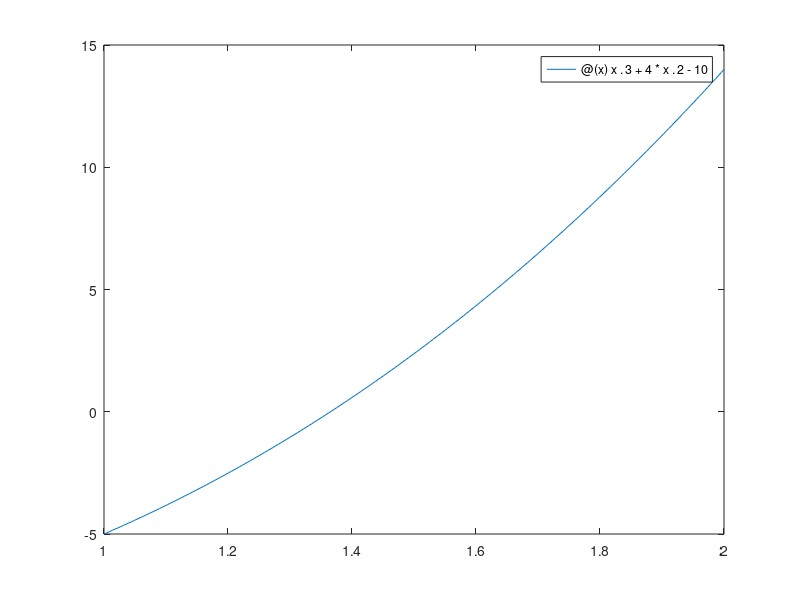

Here is the MATLAB script that generated this plot: (Note: this script raises an error after producing the figure.)
%% Ex 2

%% b1

f=@(x)x.^3+4*x.^2-10
figure(1)
fplot(f,[1,2])
hold on
fplot(0,[1,2])
legend('f','Ox')

%% b2

syms xs
fs=symfun(xs^3+4*xs^2-10,xs)
x_star=double(solve(fs==0))
% x_star=x_star(1)
x_star=x_star(imag(x_star)==0 & real(x_star)>=1 & real(x_star)<=2)


%% b3

phi{1}=symfun(-xs^3-4*xs^2+xs+10,xs);
phi{2}=symfun(sqrt(10/xs-4*xs),xs);
phi{3}=symfun(1/2*sqrt(10-xs^3),xs);
phi{4}=symfun(sqrt(10/(xs+4)),xs);

for j=1:4
    dphi{j}=abs(diff(phi{j}));
end

%%

figure(2)
for j=1:4
    subplot(2,4,j)
    ezplot(phi{j},[1,2]);
    subplot(2,4,j+4)
    ezplot(dphi{j},[1,2]);
end

%% b4

x0=1;
N=20;

x3=double(MetPunctFix(phi{3},x0,N))
x4=double(MetPunctFix(phi{4},x0,N))

err_abs3=abs(x_star-x3)
err_abs4=abs(x_star-x4)

%%
figure(3)
loglog(err_abs3);
hold on;
loglog(err_abs4);
legend('err phi3','err phi4')

